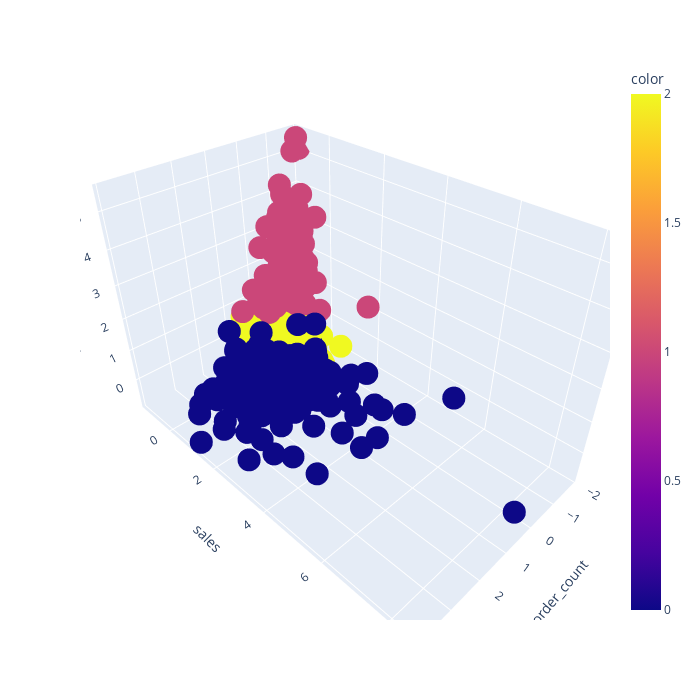

Notebook cell for this chart:
### Code cell
fig = px.scatter_3d(rfm_df_scaled, x="order_count", y="sales", z="recency", color=kmeans.labels_)
fig.update_layout(autosize = True, width = 700, height = 700)
plotly.offline.iplot(fig, filename='simple-3d-scatter')

### Figure 1 — Plotly figure (JSON) as saved in the notebook; plotly's stock layout.template omitted (floating-point values rounded to 4 significant figures; data arrays with more than 128 entries replaced by an {"elided": "..."} marker saying what was removed)
{"data": [{"hovertemplate": "order_count=%{x}<br>sales=%{y}<br>recency=%{z}<br>color=%{marker.color}<extra></extra>", "legendgroup": "", "marker": {"color": {"elided": "793 int values"}, "coloraxis": "coloraxis", "symbol": "circle"}, "mode": "markers", "name": "", "scene": "scene", "showlegend": false, "type": "scatter3d", "x": {"elided": "793 float values"}, "y": {"elided": "793 float values"}, "z": {"elided": "793 float values"}}], "layout": {"autosize": true, "coloraxis": {"colorbar": {"title": {"text": "color"}}, "colorscale": [[0, "#0d0887"], [0.1111, "#46039f"], [0.2222, "#7201a8"], [0.3333, "#9c179e"], [0.4444, "#bd3786"], [0.5556, "#d8576b"], [0.6667, "#ed7953"], [0.7778, "#fb9f3a"], [0.8889, "#fdca26"], [1, "#f0f921"]]}, "height": 700, "legend": {"tracegroupgap": 0}, "margin": {"t": 60}, "scene": {"domain": {"x": [0, 1], "y": [0, 1]}, "xaxis": {"title": {"text": "order_count"}}, "yaxis": {"title": {"text": "sales"}}, "zaxis": {"title": {"text": "recency"}}}, "width": 700}}
